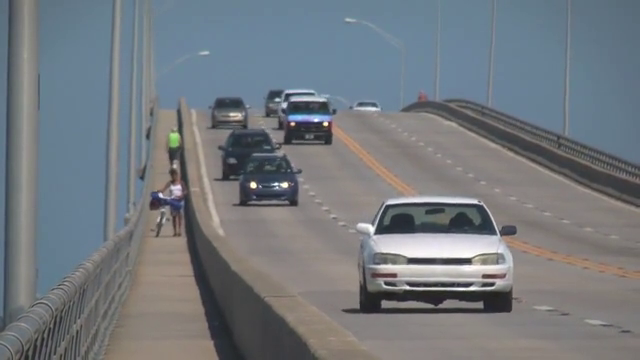
#> input picture frame 91 of Sem5/FCV-Lab/slow_traffic_small.mp4, 640 x 360 px
$ python pg2.py   (older library calls are emulated)
#> lines starting #> are read from the running program, lines starting #| are printed output that depends on the picture
import cv2
import numpy as np

def lucas_kanade_optical_flow(video_path):
#> called with video_path = '../assets/slow_traffic_small.mp4'
    cap = cv2.VideoCapture(video_path)
    ret, old_frame = cap.read()
#> old_frame is the input picture: shape (360, 640, 3); mean B, G, R 126.6, 121.2, 115.7
    old_gray = cv2.cvtColor(old_frame, cv2.COLOR_BGR2GRAY)
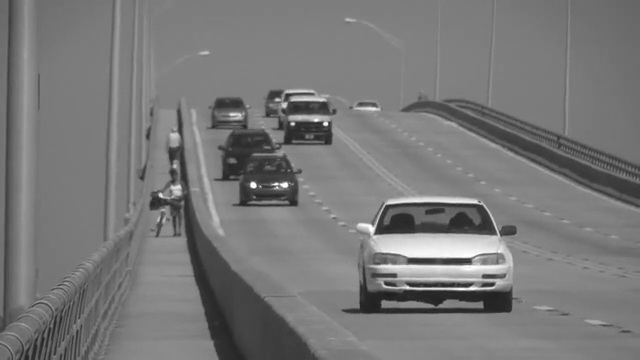
#> old_gray: shape (360, 640); min 30, max 255, mean 120.1
    sift = cv2.SIFT_create()
    keypoints, _ = sift.detectAndCompute(old_gray, None)
#> keypoints = 578 keypoints; strongest (x, y, size): (253, 185, 4.3), (285, 185, 4.2), (325, 124, 2.9), (467, 261, 5.6)
    p0 = np.array([kp.pt for kp in keypoints], dtype=np.float32)
#> p0 = 578 pairs, first value 18.28 to 636.5, second value 19.5 to 356.9

    while True:
        ret, frame = cap.read()
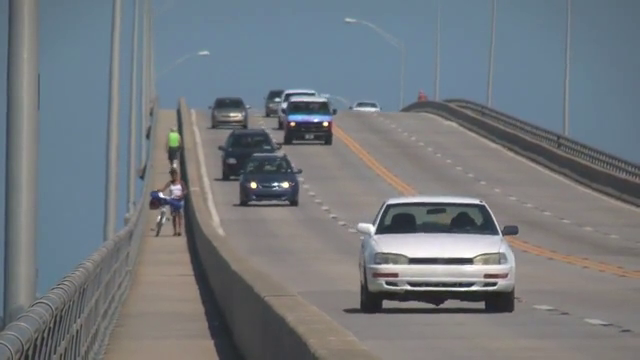
#> input picture frame 92 of Sem5/FCV-Lab/slow_traffic_small.mp4, 640 x 360 px
#> frame is the input picture: shape (360, 640, 3); mean B, G, R 126.3, 121.1, 115.4
        if not ret: break
        frame_gray = cv2.cvtColor(frame, cv2.COLOR_BGR2GRAY)
        Ix = cv2.Sobel(old_gray, cv2.CV_64F, 1, 0, ksize=5)
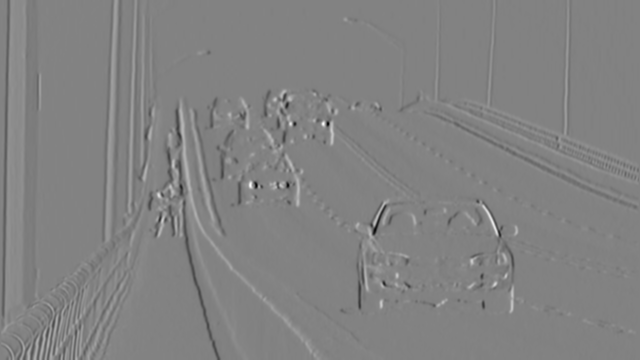
#> Ix: shape (360, 640) float64; min -7749, max 7412, mean -0.1; drawn with min black and max white
        Iy = cv2.Sobel(old_gray, cv2.CV_64F, 0, 1, ksize=5)
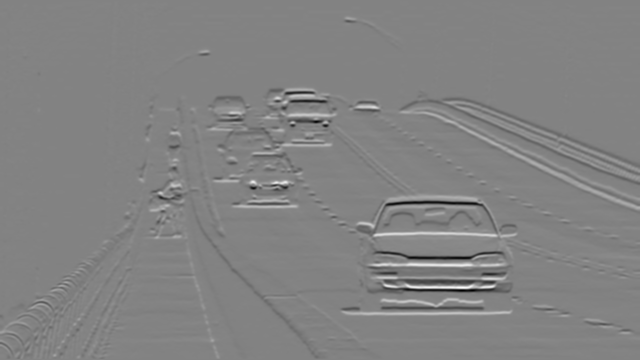
#> Iy: shape (360, 640) float64; min -9217, max 8750, mean -2.8; drawn with min black and max white
        It = frame_gray.astype(np.float64) - old_gray.astype(np.float64)
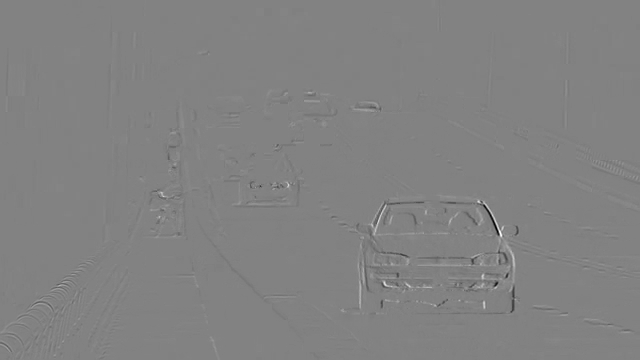
#> It: shape (360, 640) float64; min -139, max 133, mean -0.2; drawn with min black and max white
        flow_vectors = []

        for point in p0:
            x, y = int(point[0]), int(point[1])
            if x < 5 or x >= old_gray.shape[1] - 5 or y < 5 or y >= old_gray.shape[0] - 5: continue
            Ix_window = Ix[y-5:y+6, x-5:x+6].flatten()
            Iy_window = Iy[y-5:y+6, x-5:x+6].flatten()
            It_window = It[y-5:y+6, x-5:x+6].flatten()
            A = np.vstack((Ix_window, Iy_window)).T
            b = -It_window
            if A.shape[0] >= 2:
                nu = np.linalg.pinv(A).dot(b)
                flow_vectors.append((x + nu[0], y + nu[1]))
#> this loop made 578 passes
#> (point, x, y, nu) on passes 2, 3, 4, 5, 6, 7, 8, 9, 10, 13, 14, 15: ([21.89, 296.4], 21, 296, [-0.000283, -0.00203]), ([22.52, 329.8], 22, 329, [-0.00139, -0.00568]), ([25.34, 348.2], 25, 348, [-0.0002, -0.00669]), ([28.14, 349.3], 28, 349, [-0.000441, -0.00636]), ([28.14, 349.3], 28, 349, [-0.000441, -0.00636]), ([30.06, 352.9], 30, 352, [-0.000264, -0.00564]), ([34.89, 332.6], 34, 332, [-0.00167, -0.00642]), ([35.19, 346.1], 35, 346, [-0.000205, -0.00818]), ([36.07, 339.9], 36, 339, [-0.000385, -0.00801]), ([42.63, 339], 42, 339, [-0.000425, -0.00759]), ([43.55, 331.9], 43, 331, [-0.000599, -0.00685]), ([43.57, 323.1], 43, 323, [-0.000623, -0.00612])
#> (x, y, nu) on passes 61 to 66: (161, 163, [-0.00117, -0.0045]), (162, 214, [0.00111, -0.00575]), (162, 214, [0.00111, -0.00575]), (162, 228, [-0.000324, -0.00533]), (163, 230, [0.000183, -0.00613]), (164, 200, [0.00396, -0.00261])
#> after the loop, flow_vectors = 569 pairs, first value 21 to 632, second value 19 to 353

        flow_vectors = np.array(flow_vectors, dtype=np.float32)
        for i, (new, old) in enumerate(zip(flow_vectors, p0)):
            a, b = new
            c, d = old
            frame = cv2.circle(frame, (int(a), int(b)), 5, (0, 255, 0), -1)
            frame = cv2.line(frame, (int(a), int(b)), (int(c), int(d)), (255, 0, 0), 2)
#> this loop made 569 passes
#> (a, b, c, d) on passes 1 to 3: (21, 296, 18.28, 355.1), (22, 329, 21.89, 296.4), (25, 348, 22.52, 329.8)
#> pass 1, in lucas_kanade_optical_flow, `frame = cv2.line(frame, (int(a), int(b)), (int(c), int(d)), (255, 0, 0..`:
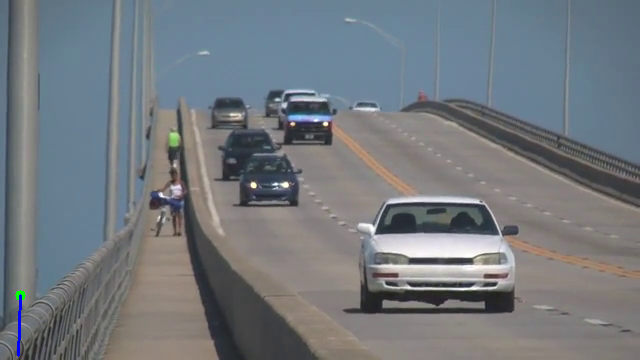
#> frame: shape (360, 640, 3); mean B, G, R 126.4, 121.1, 115.3
#> after the loop:
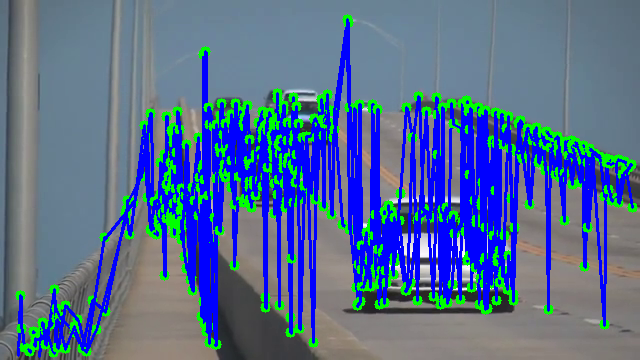
#> frame: shape (360, 640, 3); mean B, G, R 146.5, 107.6, 83.5

        cv2.imshow('Optical Flow Tracking', frame)
        old_gray = frame_gray.copy()
        p0 = flow_vectors.reshape(-1, 1, 2)
#> p0 = 569 rows, first 8: [21, 296], [22, 329], [25, 348], [28, 349], [28, 349], [30, 352], [34, 332], [35, 346]
        if cv2.waitKey(30) & 0xFF == ord('q'): break
#> (key q is pressed here)

    cap.release()
    cv2.destroyAllWindows()

def klt_tracker(video_path):
    cap = cv2.VideoCapture(video_path)
    ret, old_frame = cap.read()
    old_gray = cv2.cvtColor(old_frame, cv2.COLOR_BGR2GRAY)
    corners = cv2.goodFeaturesToTrack(old_gray, maxCorners=100, qualityLevel=0.01, minDistance=10)

    while True:
        ret, frame = cap.read()
        if not ret:
            break
        frame_gray = cv2.cvtColor(frame, cv2.COLOR_BGR2GRAY)
        p1, st, _ = cv2.calcOpticalFlowPyrLK(old_gray, frame_gray, corners, None)
        good_new = p1[st == 1]
        good_old = corners[st == 1]

        for i, (new, old) in enumerate(zip(good_new, good_old)):
            a, b = new.ravel()
            c, d = old.ravel()
            frame = cv2.circle(frame, (int(a), int(b)), 5, (0, 255, 0), -1)
            frame = cv2.line(frame, (int(a), int(b)), (int(c), int(d)), (255, 0, 0), 2)

        cv2.imshow('KLT Tracker', frame)
        old_gray = frame_gray.copy()
        corners = good_new.reshape(-1, 1, 2)
        if cv2.waitKey(30) & 0xFF == ord('q'):
            break

    cap.release()
    cv2.destroyAllWindows()

video_path = '../assets/slow_traffic_small.mp4'
lucas_kanade_optical_flow(video_path)
# or
# klt_tracker(video_path)

$ run again, starting later in the video
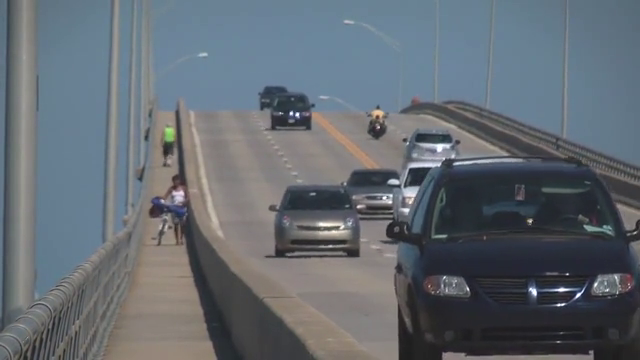
#> input picture frame 411 of Sem5/FCV-Lab/slow_traffic_small.mp4, 640 x 360 px
#> in lucas_kanade_optical_flow, old_frame is the input picture: shape (360, 640, 3); mean B, G, R 113.8, 106.6, 99.3
#> keypoints = 612 keypoints; strongest (x, y, size): (291, 113, 2.4), (297, 114, 2.6), (534, 291, 5.1), (578, 295, 2.9)
#> in lucas_kanade_optical_flow, `p0 = np.array([kp.pt for kp in keypoints], dtype=np.float32)`: p0 = 612 pairs, first value 16.72 to 634.8, second value 21.35 to 356.5
#> in lucas_kanade_optical_flow, `It = frame_gray.astype(np.float64) - old_gray.astype(np.float64)`:
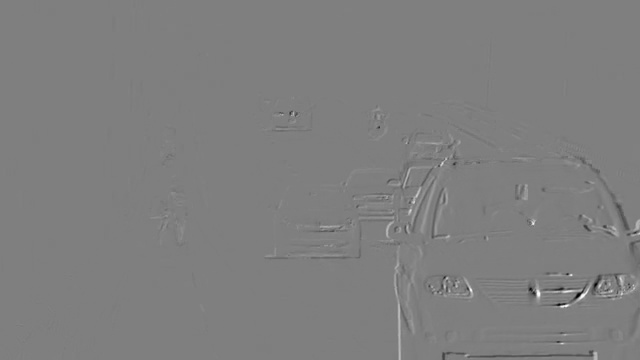
#> It: shape (360, 640) float64; min -213, max 214, mean -0.1; drawn with min black and max white
#> the loop in lucas_kanade_optical_flow, `for point in p0:` made 612 passes
#> (point, x, y, nu) on passes 2 to 9: ([20.11, 297.1], 20, 297, [0, 0]), ([21.34, 330.4], 21, 330, [0.000485, -0.00125]), ([21.97, 343.2], 21, 343, [0.000593, -0.00145]), ([24.22, 348.7], 24, 348, [0.000504, -0.000674]), ([28.64, 353.9], 28, 353, [0.00012, 0.000456]), ([33.95, 347.1], 33, 347, [7.34e-05, -0.000255]), ([34.92, 340.5], 34, 340, [6.3e-06, -0.000333]), ([34.92, 340.5], 34, 340, [6.3e-06, -0.000333])
#> after the loop in lucas_kanade_optical_flow, `for point in p0:`: flow_vectors = 609 pairs, first value 20 to 634, second value 21 to 354
#> the loop in lucas_kanade_optical_flow, `for i, (new, old) in enumerate(zip(flow_vectors, p0)):` made 609 passes
#> (a, b, c, d) on passes 1 to 3: (20, 297, 16.72, 356.5), (21, 330, 20.11, 297.1), (21, 343, 21.34, 330.4)
#> after the loop in lucas_kanade_optical_flow, `for i, (new, old) in enumerate(zip(flow_vectors, p0)):`:
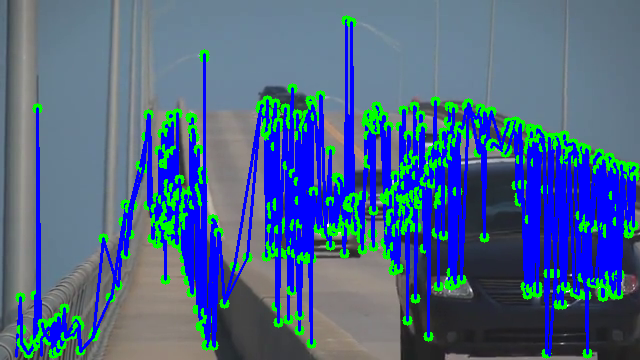
#> frame: shape (360, 640, 3); mean B, G, R 137.6, 100.2, 73.8
#> in lucas_kanade_optical_flow, `p0 = flow_vectors.reshape(-1, 1, 2)`: p0 = 609 rows, first 8: [20, 297], [21, 330], [21, 343], [24, 348], [28, 353], [33, 347], [34, 340], [34, 340]

$ run again, starting later in the video
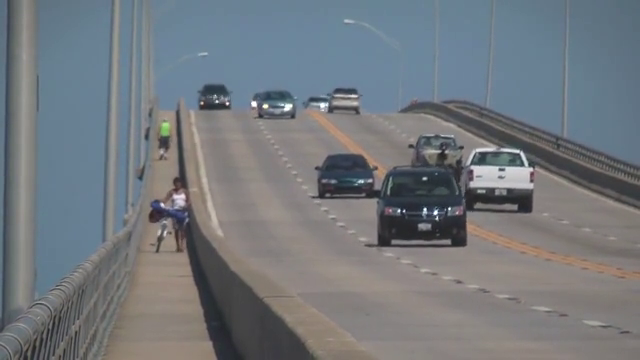
#> input picture frame 731 of Sem5/FCV-Lab/slow_traffic_small.mp4, 640 x 360 px
#> in lucas_kanade_optical_flow, old_frame is the input picture: shape (360, 640, 3); mean B, G, R 125.5, 120.3, 115.1
#> keypoints = 617 keypoints; strongest (x, y, size): (435, 212, 2.9), (425, 209, 2.1), (399, 211, 1.9), (265, 106, 3.3)
#> in lucas_kanade_optical_flow, `p0 = np.array([kp.pt for kp in keypoints], dtype=np.float32)`: p0 = 617 pairs, first value 16.92 to 635.1, second value 20.71 to 356.1
#> in lucas_kanade_optical_flow, `It = frame_gray.astype(np.float64) - old_gray.astype(np.float64)`:
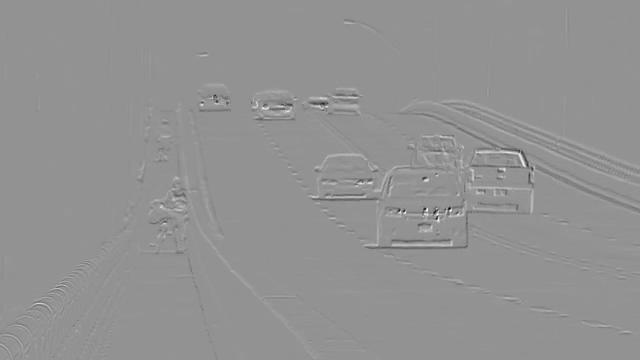
#> It: shape (360, 640) float64; min -193, max 142, mean -0.1; drawn with min black and max white
#> the loop in lucas_kanade_optical_flow, `for point in p0:` made 617 passes
#> (point, x, y, nu) on passes 2 to 9: ([20.12, 296.6], 20, 296, [0, 0]), ([21.21, 329.7], 21, 329, [-0.000484, 0.0156]), ([24.38, 348.7], 24, 348, [-0.00192, 0.0139]), ([26.93, 349.9], 26, 349, [-0.00106, 0.0125]), ([26.93, 349.9], 26, 349, [-0.00106, 0.0125]), ([28.9, 353.3], 28, 353, [-0.000792, 0.00974]), ([33.87, 333.3], 33, 333, [-0.00248, 0.0083]), ([34.15, 347.2], 34, 347, [-0.00227, 0.00873])
#> after the loop in lucas_kanade_optical_flow, `for point in p0:`: flow_vectors = 615 pairs, first value 20 to 631, second value 20.01 to 354
#> the loop in lucas_kanade_optical_flow, `for i, (new, old) in enumerate(zip(flow_vectors, p0)):` made 615 passes
#> (a, b, c, d) on passes 1 to 3: (20, 296, 16.92, 356.1), (21, 329, 20.12, 296.6), (24, 348, 21.21, 329.7)
#> after the loop in lucas_kanade_optical_flow, `for i, (new, old) in enumerate(zip(flow_vectors, p0)):`:
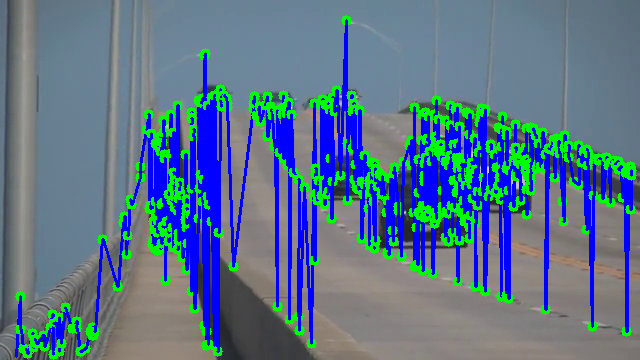
#> frame: shape (360, 640, 3); mean B, G, R 138.2, 116, 89.3
#> in lucas_kanade_optical_flow, `p0 = flow_vectors.reshape(-1, 1, 2)`: p0 = 615 rows, first 8: [20, 296], [21, 329], [24, 348], [26, 349], [26, 349], [28, 353], [33, 333], [34, 347]
